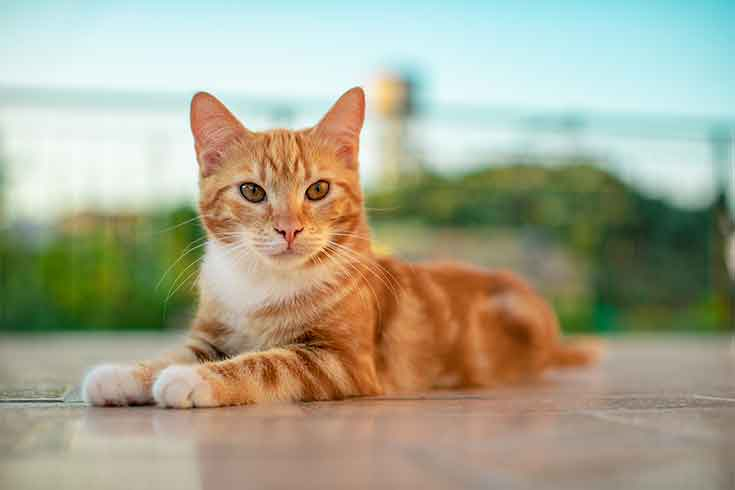
#> input picture cat.jpg, 735 x 490 px
$ python basic_image.py
#> lines starting #> are read from the running program, lines starting #| are printed output that depends on the picture
import os
import cv2


current_path = os.path.dirname(os.path.abspath(__file__))

img_path = os.path.join(current_path, 'cat.jpg')

img_read = cv2.imread(img_path, cv2.IMREAD_COLOR)
#> img_read is the input picture: shape (490, 735, 3); mean B, G, R 142.4, 165.8, 167.2


# resized_img = cv2.resize(img_read, (400, 200))
# resized_img = cv2.resize(img_read, (0,0), fx=0.5, fy=0.5)

cropped_img = img_read[81:336, 179:399]
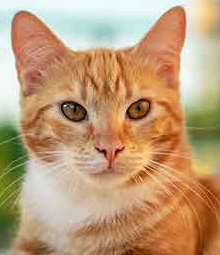
#> cropped_img: shape (255, 220, 3); mean B, G, R 120.2, 156.7, 190.6

saved_path = os.path.join(current_path, 'img_saved', 'saved_cat.jpg')
cv2.imwrite(saved_path, cropped_img)

# cv2.imshow('the image', cropped_img)
# cv2.waitKey(0)
# cv2.destroyAllWindows()
